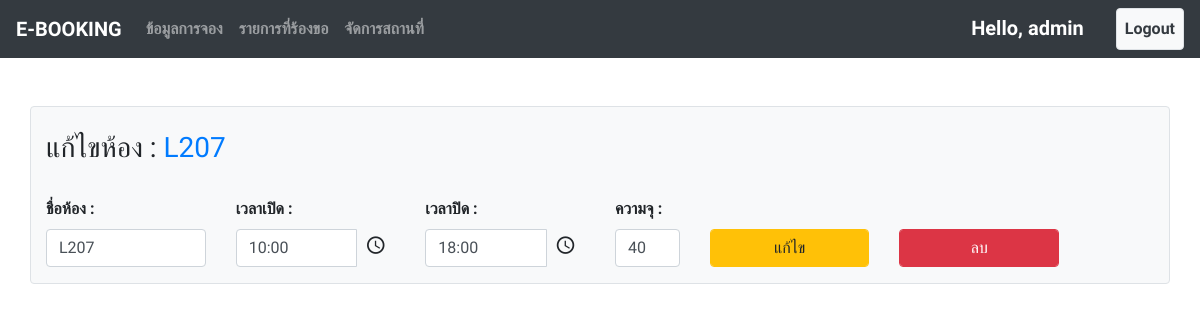
Screenshot of /room_edit/2/ (signed in) with the database file from the repository.
### booking/models.py (models this page shows, shortened)
class Room(models.Model):
    name = models.CharField(max_length=100)
    open_time = models.TimeField()
    close_time = models.TimeField()
    capacity = models.IntegerField(default=0)

### booking/views.py (the view, shortened to what this page needs)
# urls.py: path('room_edit/<int:id>/', views.room_edit, name="room_edit") #admin แก้ไขห้อง ลบห้อง
@login_required
@permission_required('booking.change_room', 'booking.delete_booking')
def room_edit(request, id):
    try:
        context = {
            "room" : Room.objects.get(pk=id)
        }
        return render(request, 'admin_page/room_edit.html', context=context)
    except ValidationError:
        context['error'] = 'โปรดใส่เวลาให้ถูกต้อง'
        return render(request, 'admin_page/room_edit.html', context=context)
    except Room.DoesNotExist:
        return redirect('room_list')

### booking/templates/admin_page/room_edit.html (shortened to what this page needs)
{% extends 'base.html' %}
{% block content %}
    <br><br>
    <div class="container border rounded bg-light">
        <br>
        <form action="{% url 'room_edit' id=room.id %}" method="POST">
            <h3>แก้ไขห้อง : <span class="text-primary">{{ room.name }}</span></h3>
            <br>
            <div class="row">
                <div class="col-2">
                    <label for=""><b>ชื่อห้อง : </b></label>
                    <input type="text" name="name" value="{{ room.name }}" class="form-control" required>
                </div>
                <div class="col-2">
                    <label for=""><b>เวลาเปิด : </b></label>
                    <input id="timepicker1" name="open_time" value="{{ room.open_time|date:"H:i" }}" class="form-control" required>
                </div>
                <div class="col-2">
                    <label for=""><b>เวลาปิด : </b></label>
                    <input id="timepicker2" name="close_time" value="{{ room.close_time|date:"H:i" }}" class="form-control" required>
                </div>
                <div class="col-1">
                    <label for=""><b>ความจุ : </b></label>
                    <input type="number" name="capacity" value="{{ room.capacity }}" class="form-control" required>
                </div>
                <div class="col-2">
                    <br>
                    <button type="submit" class="form-control btn btn-warning" onclick="return alert_cofrim('คุณต้องการจะแก้ไขใช่หรือไม่')">แก้ไข</button>
                </div>
                <div class="col-2">
                    <br>
                    <input type="submit" name="delete" value="ลบ" class="form-control btn btn-danger" onclick="return alert_cofrim('คุณต้องการจะลบใช่หรือไม่')">
                </div>
            </div>
        </form>
    </div>
{% endblock content %}

### templates/base.html (shortened to what this page needs)
{% load static %}
<html lang="en">
<head>
    <link rel="stylesheet" href="{% static 'css/bootstrap.min.css' %}">
    <link rel="stylesheet" href="{% static 'css/gijgo.css' %}" />
    <link rel="stylesheet" href="{% static 'css/gijgo.min.css' %}" />
</head>
</head>
<body>
    <nav class="navbar navbar-expand-sm bg-dark navbar-dark">
        <a class="navbar-brand" href="\">E-BOOKING</a>
        <div class="collapse navbar-collapse" id="collapsibleNavbar">
            <ul class="navbar-nav">
                {% if user.is_authenticated %}
                    {% if perms.booking.view_booking %}
                    <li class="nav-item">
                        <a class="nav-link" href="/book_list/">ข้อมูลการจอง</a>
                    </li>
                    {% endif %}
                    {% if perms.booking.change_booking %}
                    <li class="nav-item">
                        <a class="nav-link" href="/">รายการที่ร้องขอ</a>
                    </li>
                    {% endif %}
                    {% if perms.booking.change_room %}
                    <li class="nav-item">
                        <a class="nav-link" href="/room_list/">จัดการสถานที่</a>
                    </li>
                    {% endif %}
                {% endif %}
            </ul>
            <ul class="navbar-nav ml-auto">
                {% if user.is_authenticated %}
                    <li class="nav-item"><span class="navbar-brand">Hello, {{ user.username }}</span></li>
                    <li class="nav-item"></li>
                    <li class="nav-item"><a href="/account/book_logout/" class="nav-link bg-light text-dark border rounded">Logout</a></li>
                {% else %}
                    <li class="nav-item"><a href="/account/book_register/" class="nav-link bg-light text-dark border rounded">Sign up</a></li>
                    <li class="nav-item"><span class="navbar-brand text-dark"></span></li>
                    <li class="nav-item"><a href="/account/book_login/" class="nav-link">Login</a></li>
                {% endif %}
            </ul>
        </div>
    </nav>
    {% block content %}
    {% endblock content %}
</body>
</html>

### templates/base.html (style rules this page uses)
nav { font-weight: bold; }
body { font-family: 'Prompt', sans-serif; }

### rows the page displays
Room: name "L207", open_time "10:00", close_time "18:00", capacity "40"

### other values shown
{{ user.username }} "admin"
